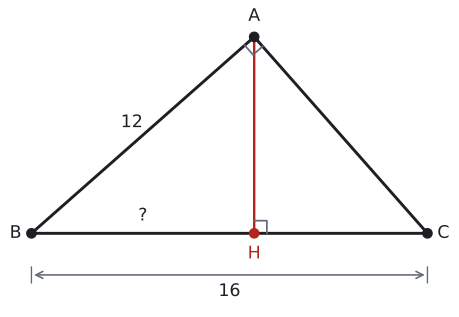

The script that drew this image:
import sys; sys.path.insert(0, "tools")
from cizim import *

# Kendini dene 2: |AB| = 12, |BC| = 16, |BH| = 9.
# A'da dik açı, [AH] ⊥ [BC]. p = |BH|, k = |HC|; A noktası (p, √(p·k)) olur, böylece AB ⊥ AC kendiliğinden sağlanır.
p, k = 9, 7
E = {'c': '12', 'p': '?', 'a': '16'}          # kenar etiketleri (None: yazma)
DOLGU, RENKLI_KENAR, EK = False, False, []

B = np.array([0.0, 0.0]); H = np.array([p, 0.0]); C = np.array([p + k, 0.0]); A = np.array([p, np.sqrt(p * k)])
uz = lambda P, Q: float(np.linalg.norm(P - Q))
u, v = B - A, C - A
print("AB", round(uz(A, B), 4), "AC", round(uz(A, C), 4), "AH", round(uz(A, H), 4), "BC", round(uz(B, C), 4),
      "A açısı", round(float(np.degrees(np.arccos(np.dot(u, v) / uz(A, B) / uz(A, C)))), 4))

s = (p + k) / 10
G = (A + B + C) / 3
def kenar(P, Q, metin, renk=YAZI, d=0.42):
    M = (P + Q) / 2; t = (Q - P) / uz(P, Q); n = np.array([-t[1], t[0]])
    if np.dot(n, M - G) < 0: n = -n
    ax.text(*(M + d * s * n), metin, ha="center", va="center", color=renk, fontsize=13)
def dik(K, P, Q, r=0.32):
    a_ = (P - K) / uz(P, K) * r * s; b_ = (Q - K) / uz(Q, K) * r * s
    ax.plot(*zip(K + a_, K + a_ + b_, K + b_), color=SOLUK, lw=1.3)

x0, x1 = -0.6 * s, p + k + 0.6 * s
y0, y1 = (-1.9 if E.get("a") else -1.0) * s, A[1] + 0.6 * s
fig, ax = sekil(6, max(2.2, 6 * (y1 - y0) / (x1 - x0)))
ax.set_aspect("equal"); ax.axis("off")
if DOLGU:
    ax.add_patch(patches.Polygon([A, B, H], closed=True, facecolor=YESIL_ACIK, edgecolor="none"))
    ax.add_patch(patches.Polygon([A, H, C], closed=True, facecolor=SARI_ACIK, edgecolor="none"))
rc, rb = (MAVI, YESIL) if RENKLI_KENAR else (YAZI, YAZI)
ax.plot(*zip(A, B), color=rc); ax.plot(*zip(B, H), color=rc)
ax.plot(*zip(A, C), color=rb); ax.plot(*zip(H, C), color=rb)
ax.plot(*zip(A, H), color=KIRMIZI, lw=1.8)
dik(H, A, C); dik(A, B, C)
nokta(ax, *A, ""); nokta(ax, *B, ""); nokta(ax, *C, ""); nokta(ax, *H, "", renk=KIRMIZI)
ax.text(A[0], A[1] + 0.3 * s, "A", ha="center", va="bottom", fontsize=13)
ax.text(B[0] - 0.25 * s, 0, "B", ha="right", va="center", fontsize=13)
ax.text(C[0] + 0.25 * s, 0, "C", ha="left", va="center", fontsize=13)
ax.text(H[0], -0.3 * s, "H", ha="center", va="top", fontsize=13, color=KIRMIZI)
if E.get("c"): kenar(A, B, E["c"], rc)
if E.get("b"): kenar(A, C, E["b"], rb)
if E.get("h"):
    sag = k >= p
    ax.text(p + (0.15 if sag else -0.15) * s, A[1] * 0.45, E["h"], ha="left" if sag else "right", va="center", color=KIRMIZI, fontsize=13)
if E.get("p"): ax.text(p / 2, 0.22 * s, E["p"], ha="center", va="bottom", color=rc, fontsize=13)
if E.get("k"): ax.text(p + k / 2, 0.22 * s, E["k"], ha="center", va="bottom", color=rb, fontsize=13)
if E.get("a"):
    ax.annotate("", xy=(p + k, -1.05 * s), xytext=(0, -1.05 * s), arrowprops=dict(arrowstyle="<->", color=SOLUK, lw=1.2))
    for x in (0, p + k): ax.plot([x, x], [-0.85 * s, -1.25 * s], color=SOLUK, lw=1)
    ax.text((p + k) / 2, -1.25 * s, E["a"], ha="center", va="top", fontsize=13)
for (fx, fy, metin, renk) in EK:
    ax.text(fx, fy, metin, ha="center", va="center", color=eval(renk), fontsize=12)
ax.set_xlim(x0, x1); ax.set_ylim(y0, y1)
kaydet(fig, __file__)
